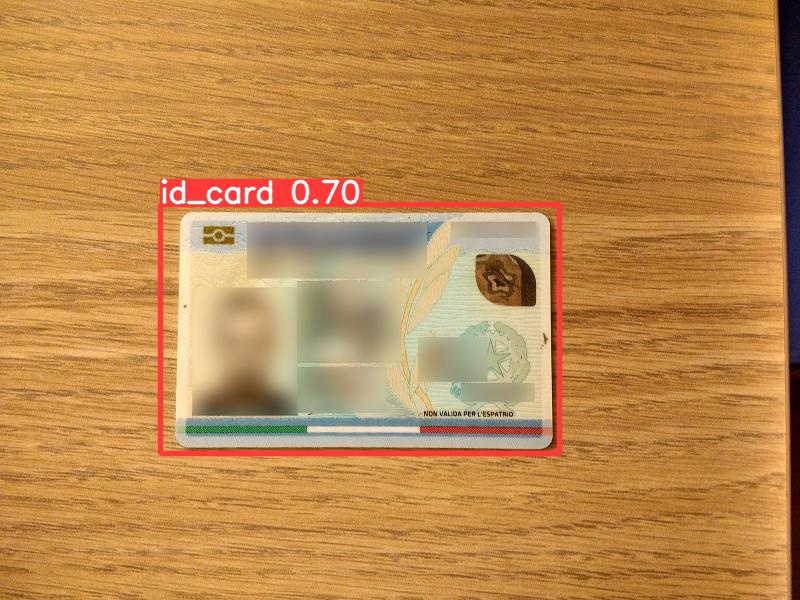
#> input picture ID-card-detector-yolov5/images/7f2250ab-83a2-4930-86e3-859efc7a251c.jpg, 800 x 600 px, given in place of the camera
$ python Test.py
#> lines starting #> are read from the running program, lines starting #| are printed output that depends on the picture; after the words box and inside, x2 and y2 are one past the last pixel; in counts of white or black regions, pixels touching at a corner belong together
import cv2

# Initialize the video capture
cap = cv2.VideoCapture(0)

while True:
    ret, frame = cap.read()
#> frame is the input picture: shape (600, 800, 3); mean B, G, R 78.3, 137.6, 190.4
    if not ret:
        break

    # Convert to grayscale
    gray = cv2.cvtColor(frame, cv2.COLOR_BGR2GRAY)
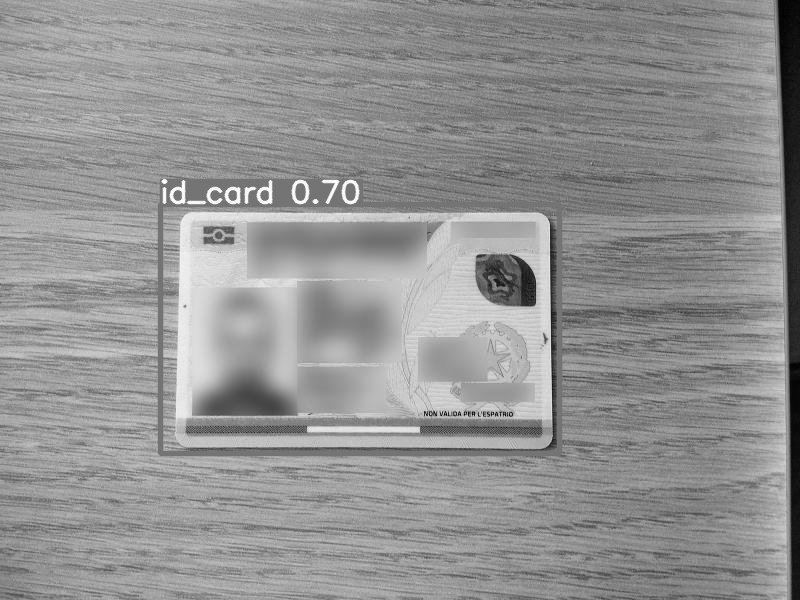
#> gray: shape (600, 800); min 1, max 255, mean 146.7

    # Apply edge detection
    edges = cv2.Canny(gray, 50, 150)
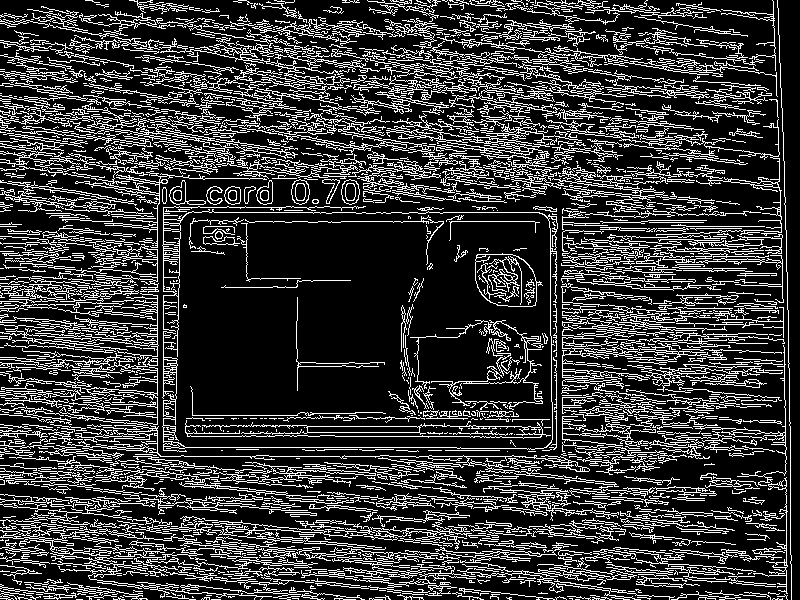
#> edges: shape (600, 800); 22.1% white in thin lines or dots

    # Find contours
    contours, _ = cv2.findContours(edges, cv2.RETR_TREE, cv2.CHAIN_APPROX_SIMPLE)
#> contours = 2887 contours, 2397 with area under 20; largest, box (x1, y1, x2, y2) and area: (162, 206, 558, 452) 89882, (163, 211, 553, 450) 87990, (475, 253, 543, 307) 2750, (475, 254, 537, 307) 2691, (562, 319, 711, 389) 1396

    # Filter contours and draw rectangles
    for cnt in contours:
        approx = cv2.approxPolyDP(cnt, 0.02*cv2.arcLength(cnt, True), True)
        if len(approx) == 4:  # Assuming the card is a rectangle
            x, y, w, h = cv2.boundingRect(cnt)
            cv2.rectangle(frame, (x, y), (x+w, y+h), (0, 255, 0), 2)
#> this loop made 2887 passes
#> (approx, x, y, w, h) on passes 8, 10, 11, 34, 39, 42, 48, 59: ([[569, 598], [571, 598], [572, 599], [572, 598]], 569, 598, 4, 2), ([[334, 598], [334, 599], [335, 598], [355, 599]], 334, 598, 22, 2), ([[292, 598], [297, 598], [298, 599], [298, 598]], 292, 598, 7, 2), ([[404, 598], [405, 597], [406, 598], [405, 599]], 404, 597, 3, 3), ([[117, 593], [116, 594], [112, 594], [116, 594]], 112, 593, 6, 2), ([[744, 592], [766, 594], [770, 599], [766, 594]], 744, 592, 27, 8), ([[671, 599], [687, 594], [740, 597], [696, 591]], 671, 591, 70, 9), ([[459, 589], [460, 588], [461, 589], [460, 590]], 459, 588, 3, 3)
#> (x, y, w, h) on passes 62, 63, 71, 75, 78, 79: (86, 586, 62, 14), (42, 586, 5, 2), (0, 584, 77, 16), (430, 588, 3, 3), (442, 582, 3, 3), (440, 582, 3, 3)
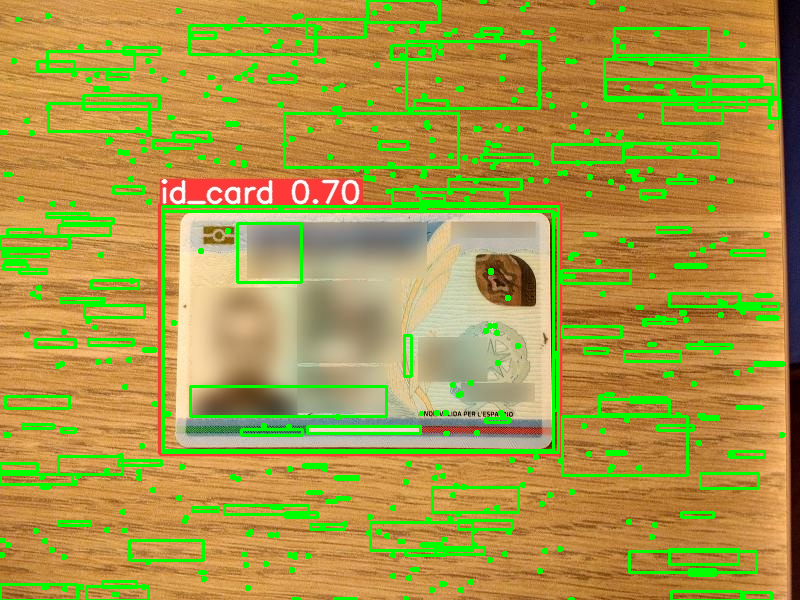
#> frame: shape (600, 800, 3); 12.39% of pixels changed, all inside (x1, y1, x2, y2) = (0, 0, 785, 600)

    # Display the frame
    cv2.imshow('Frame', frame)

    # Break the loop on 'q' key press
    if cv2.waitKey(1) & 0xFF == ord('q'):
#> (key q is pressed here)
        break

# Release the capture and close windows
cap.release()
cv2.destroyAllWindows()
